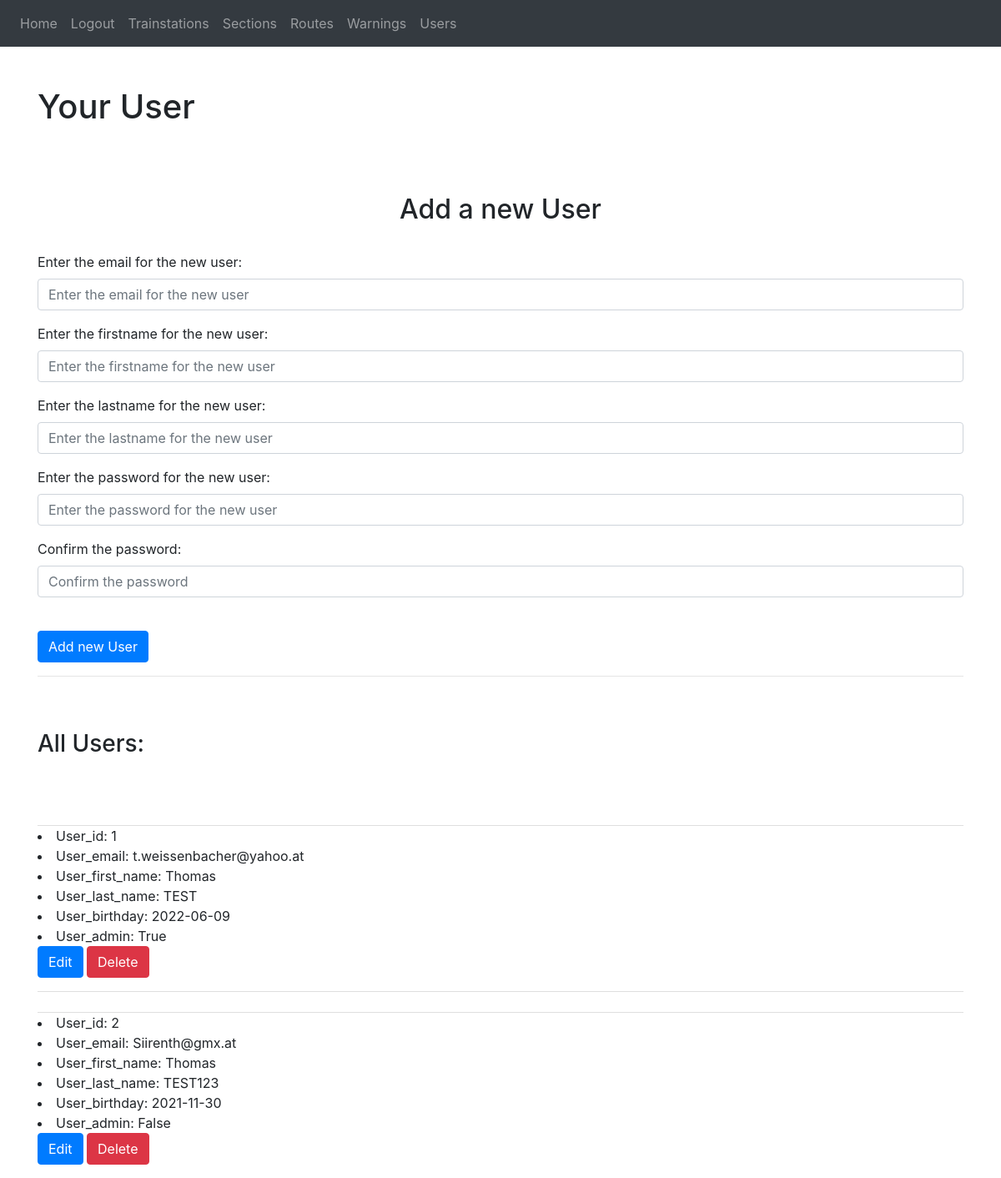
/all_users (signed in), run on the app's committed database.
### website/models.py (models this page shows)
class User(db.Model, UserMixin):
    id = db.Column(db.Integer, primary_key=True)
    email = db.Column(db.String(150), unique=True)
    password = db.Column(db.String(150))
    first_name = db.Column(db.String(150))
    last_name = db.Column(db.String(150))
    birthday = db.Column(db.Date, default=func.now())
    admin = db.Column(db.Boolean, default=False)

### website/views.py (the view, shortened to what this page needs)
@views.route('/all_users', methods=['GET', 'POST'])
def get_all_users():
    all_users = User.query.all()
    return render_template("users.html", user=current_user, all_users=all_users)

### website/__init__.py (called while the page is built)
def create_app():
    app = Flask(__name__)
    app.config['SECRET_KEY'] = 'tomdke'
    app.config['SQLALCHEMY_DATABASE_URI'] = f'sqlite:///{DB_NAME}'
    app.config['SQLALCHEMY_TRACK_MODIFICATIONS'] = False
    db.init_app(app)
    ma.init_app(app)
    from .views import views
    from .auth import auth
    app.register_blueprint(views, url_prefix='/')
    app.register_blueprint(auth, url_prefix='/')
    from .models import User, Note, TrainstationModel, SectionModel, RouteModel, sections
    from .api import api
    create_database(app)
    login_manager = LoginManager()
    login_manager.login_view = 'auth.login'
    login_manager.init_app(app)
    app.register_blueprint(api, url_prefix="/")
    @login_manager.user_loader
    def load_user(id):
        return User.query.get(int(id))
    return app

### website/templates/users.html (shortened to what this page needs)
{% extends "base.html" %}
{% block content %}
<h1 class="py-5">Your User</h1>
    {% if user.admin == False %}
        <li>
            <span class="field-name">Your Email Address:</span>
            <span class="field-value">{{ current_user.email }}</span>
        </li>
        <li>
            <span class="field-name">Your first name:</span>
            <span class="field-value">{{ current_user.first_name }}</span>
        </li>
        <li>
            <span class="field-name">Your last name:</span>
            <span class="field-value">{{ current_user.last_name }}</span>
        </li>
        <li>
            <span class="field-name">Your birthday:</span>
            <span class="field-value">{{ current_user.birthday }}</span>
            <p>
                <a href="/edit_emp_user/{{ current_user.id }}"
                   class="btn btn-primary btn-lg-active"
                   role="button" aria-pressed="true">Adapt your profile
                </a>
            </p>
        </li>
    {% else %}
        <br />
        <form method="POST">
          <h2 align="center">Add a new User</h2>
          <br />
          <div class="form-group">
            <label for="us_email">Enter the email for the new user:</label>
            <input
              type="email"
              class="form-control"
              id="us_email"
              name="us_email"
              placeholder="Enter the email for the new user"
            />
          </div>
          <div class="form-group">
            <label for="us_first_name">Enter the firstname for the new user:</label>
            <input
              type="text"
              class="form-control"
              id="us_first_name"
              name="us_first_name"
              placeholder="Enter the firstname for the new user"
            />
          </div>
          <div class="form-group">
            <label for="us_last_name">Enter the lastname for the new user:</label>
            <input
              type="text"
              class="form-control"
              id="us_last_name"
              name="us_last_name"
              placeholder="Enter the lastname for the new user"
            />
          </div>
          <div class="form-group">
            <label for="us_password1">Enter the password for the new user:</label>
            <input
              type="password"
              class="form-control"
              id="us_password1"
              name="us_password1"
              placeholder="Enter the password for the new user"
            />
          </div>
          <div class="form-group">
            <label for="us_password2">Confirm the password:</label>
            <input
              type="password"
              class="form-control"
              id="us_password2"
              name="us_password2"
              placeholder="Confirm the password"
            />
          </div>
          <br />
          <button type="add" class="btn btn-primary">Add new User</button>
        </form>
        <hr />
        <h3 class="py-5">All Users:</h3>
        <u1 class="list-group list-group-flush" id="users-list">
        {% for u in all_users %}
            <li class="list-group-item">
                <li>
                    <span class="field-name">User_id:</span>
                    <span class="field-value">{{ u.id }}</span>
                </li>
                <li>
                    <span class="field-name">User_email:</span>
                    <span class="field-value">{{ u.email }}</span>
                </li>
                <li>
                    <span class="field-name">User_first_name:</span>
                    <span class="field-value">{{ u.first_name }}</span>
                </li>
                <li>
                    <span class="field-name">User_last_name:</span>
                    <span class="field-value">{{ u.last_name }}</span>
                </li>
                <li>
                    <span class="field-name">User_birthday:</span>
                    <span class="field-value">{{ u.birthday }}</span>
                </li>
                <li>
                    <span class="field-name">User_admin:</span>
                    <span class="field-value">{{ u.admin }}</span>
                    <p>
                        <a href="/edit_users/{{ u.id }}"
                           class="btn btn-primary btn-lg-active"
                           role="button" aria-pressed="true">Edit
                        </a>
                        <button type="button" class="btn btn-danger"
                                onClick="deleteUser({{ u.id }})">Delete
                        </button>
                    </p>
                </li>
            </li>
        {% endfor %}
    </u1>
    {% endif %}
{% endblock %}

### data on the page
User: id "1", email "t.weissenbacher@yahoo.at", first_name "Thomas", last_name "TEST", birthday "2022-06-09", admin "True"
User: id "2", email "Siirenth@gmx.at", first_name "Thomas", last_name "TEST123", birthday "2021-11-30", admin "False"
